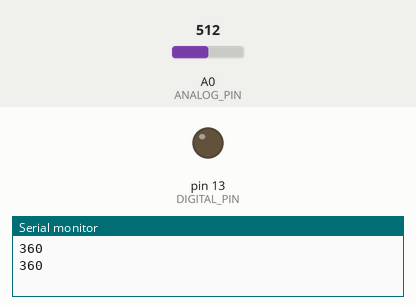
This sketch was run on a simulated Arduino Uno, built with avr-gcc and run on an emulated ATmega328P. Parts: output pins drawn as LEDs (lit = HIGH), the last lines printed to the serial monitor. Inputs (shaded band) come from the test bench; at power-on: A0 (ANALOG_PIN) = 512.

Above: at 7.8 s.
7.9 s: A0 (ANALOG_PIN) set to 45
15.7 s: A0 (ANALOG_PIN) set to 38
At 21.4 s:
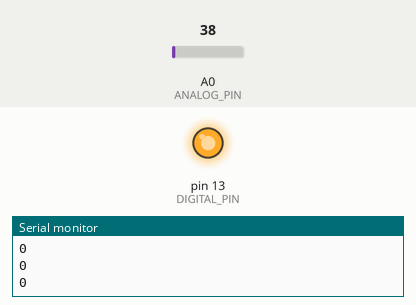
27.6 s: A0 (ANALOG_PIN) set to 122
At 28.1 s:
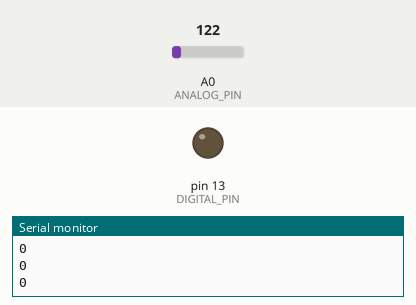
35.4 s: A0 (ANALOG_PIN) set to 0
At 41.4 s:
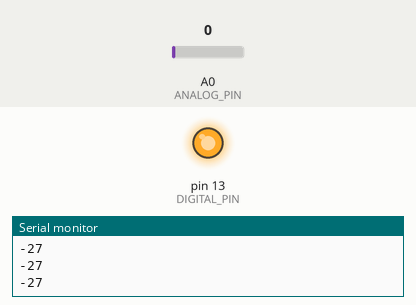
Timing chart, 0 to 46.8 s (numbered marks = the images above; inputs shaded):
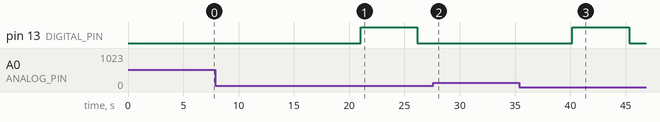

Measured:
- the behaviour switches between 43 and 42 on A0 (ANALOG_PIN) (found by bisection; images 0 and 1)
- after the input at 15.7 s, pin 13 (DIGITAL_PIN): LOW → HIGH after 5.3 s, → LOW 5.1 s later
- after the input at 27.6 s, pin 13 (DIGITAL_PIN): stays LOW (without the input it goes to HIGH after 5.6 s)
- after the input at 35.4 s, pin 13 (DIGITAL_PIN): LOW → HIGH after 4.8 s, → LOW 5.2 s later

The sketch:

exhibition.ino
```cpp
#include <ros.h>
#include <std_msgs/Int8.h>
#define ANALOG_PIN 0
#define DIGITAL_PIN 13

int P,val0;
std_msgs::Int8 sensor_msg;
float v,p;
int count = 0;

//comment in this area when you get the value of air pressure sensor through ROS
//ros::NodeHandle nh;
//ros::Publisher sensor_pub("sensor", &sensor_msg);

void setup() {
  Serial.begin(115200); //comment out this line when you get the value of air pressure sensor through ROS
  pinMode(DIGITAL_PIN,OUTPUT);
  //comment in this area when you get the value of air pressure sensor through ROS
  //nh.getHardware()->setBaud(57600);
  //nh.advertise(sensor_pub);
  //nh.initNode();
}

void loop() {
  val0 = analogRead(ANALOG_PIN);
  v = (val0 * 5.0) /1024.0;
  p = (v -0.18) / (0.0012858 * 5.0);
  P = int(p);
  Serial.println(P); //comment out this line when you get the value of air pressure sensor through ROS
  //comment in below lines when you get the value of air pressure sensor through ROS
  //sensor_msg.data = P;
  //sensor_pub.publish(&sensor_msg);

  if (P > 3 || count == 500){
    digitalWrite(DIGITAL_PIN,LOW);
    delay(7000);
    count = 0;
  }else{
    digitalWrite(DIGITAL_PIN,HIGH);
    count++;
  }
  delay(10);
  //nh.spinOnce();
}
```
